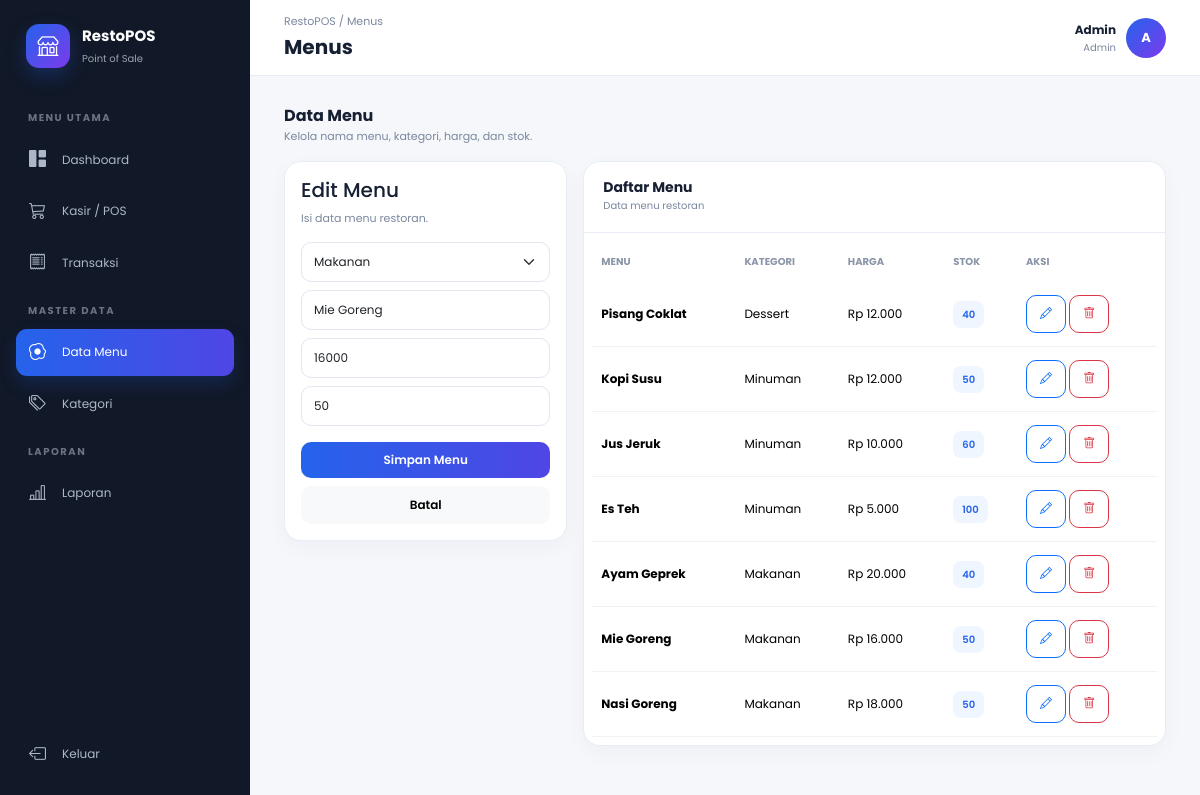
The page /menus.php?edit=2 (signed in) on the database its author committed.
### tables this page shows
CREATE TABLE menus (
 id BIGINT UNSIGNED AUTO_INCREMENT PRIMARY KEY,
 category_id BIGINT UNSIGNED NOT NULL,
 name VARCHAR(100) NOT NULL,
 price INT NOT NULL DEFAULT 0,
 stock INT NOT NULL DEFAULT 0,
 image VARCHAR(255) NULL,
 FOREIGN KEY (category_id) REFERENCES categories(id) ON DELETE CASCADE
);

CREATE TABLE categories (
 id BIGINT UNSIGNED AUTO_INCREMENT PRIMARY KEY,
 name VARCHAR(100) NOT NULL
);

### config.php (called while the page is built, shortened)
<?php
function rupiah($n){ return 'Rp '.number_format((int)$n,0,',','.'); }

### menus.php (the view)
<?php require 'config.php'; role(['admin']); if(isset($_GET['delete'])){$id=(int)$_GET['delete'];$conn->query("DELETE FROM menus WHERE id=$id");header('Location:menus.php');exit;}if($_SERVER['REQUEST_METHOD']==='POST'){$id=(int)($_POST['id']??0);$cat=(int)$_POST['category_id'];$name=trim($_POST['name']);$price=(int)$_POST['price'];$stock=(int)$_POST['stock'];if($id){$s=$conn->prepare("UPDATE menus SET category_id=?,name=?,price=?,stock=? WHERE id=?");$s->bind_param('isiii',$cat,$name,$price,$stock,$id);}else{$s=$conn->prepare("INSERT INTO menus(category_id,name,price,stock) VALUES(?,?,?,?)");$s->bind_param('isii',$cat,$name,$price,$stock);} $s->execute();header('Location:menus.php');exit;}$edit=null;if(isset($_GET['edit'])){$edit=$conn->query("SELECT * FROM menus WHERE id=".(int)$_GET['edit'])->fetch_assoc();}$cats=$conn->query("SELECT * FROM categories ORDER BY name");$menus=$conn->query("SELECT m.*,c.name category FROM menus m JOIN categories c ON c.id=m.category_id ORDER BY m.id DESC");include 'partials/header.php';?><div class="mb-3"><div class="section-title">Data Menu</div><div class="sub">Kelola nama menu, kategori, harga, dan stok.</div></div><div class="row g-3"><div class="col-lg-4"><div class="cardx p-3"><h5><?=$edit?'Edit':'Tambah'?> Menu</h5><div class="sub mb-3">Isi data menu restoran.</div><form method="post"><input type="hidden" name="id" value="<?=$edit['id']??0?>"><select name="category_id" class="form-select mb-2" required><?php while($c=$cats->fetch_assoc()):?><option value="<?=$c['id']?>" <?=isset($edit)&&$edit['category_id']==$c['id']?'selected':''?>><?=htmlspecialchars($c['name'])?></option><?php endwhile;?></select><input name="name" class="form-control mb-2" placeholder="Nama menu" value="<?=htmlspecialchars($edit['name']??'')?>" required><input name="price" type="number" class="form-control mb-2" placeholder="Harga" value="<?=$edit['price']??''?>" required><input name="stock" type="number" class="form-control mb-3" placeholder="Stok" value="<?=$edit['stock']??0?>" required><button class="btn btn-primary w-100">Simpan Menu</button><?php if($edit):?><a href="menus.php" class="btn btn-light w-100 mt-2">Batal</a><?php endif;?></form></div></div><div class="col-lg-8"><div class="cardx"><div class="card-head"><div><h5>Daftar Menu</h5><small>Data menu restoran</small></div></div><div class="table-responsive p-2"><table class="table mb-0"><thead><tr><th>MENU</th><th>KATEGORI</th><th>HARGA</th><th>STOK</th><th>AKSI</th></tr></thead><tbody><?php while($m=$menus->fetch_assoc()):?><tr><td><b><?=htmlspecialchars($m['name'])?></b></td><td><?=$m['category']?></td><td><?=rupiah($m['price'])?></td><td><span class="badge-soft"><?=$m['stock']?></span></td><td><a class="btn btn-sm btn-outline-primary" href="?edit=<?=$m['id']?>"><i class="bi bi-pencil"></i></a> <a class="btn btn-sm btn-outline-danger" href="?delete=<?=$m['id']?>" onclick="return confirm('Hapus menu?')"><i class="bi bi-trash"></i></a></td></tr><?php endwhile;?></tbody></table></div></div></div></div><?php include 'partials/footer.php';?>

### partials/header.php (style rules this page uses)
:root { --primary:#2563eb;--indigo:#4f46e5;--ink:#172033;--muted:#7b879d;--bg:#f5f7fb;--line:#e8edf5 }
* { box-sizing:border-box }
body { margin:0;background:var(--bg);color:var(--ink);font-family:Poppins,sans-serif;font-size:13px }
.cardx { background:#fff;border:1px solid var(--line);border-radius:17px;box-shadow:0 7px 22px #1e293b09 }
.card-head { padding:17px 19px;border-bottom:1px solid var(--line);display:flex;align-items:center;justify-content:space-between }
.card-head h5 { font-size:14px;font-weight:700;margin:0 }
.card-head small { font-size:10px;color:var(--muted) }
.form-control,.form-select { border-color:#e1e6ef;border-radius:10px;font-size:12px;padding:10px 12px }
.btn { border-radius:10px;font-size:12px;font-weight:600;padding:9px 13px }
.btn-primary { background:linear-gradient(90deg,var(--primary),var(--indigo));border:0 }
.table { font-size:12px }
.table th { font-size:10px;color:#8a95a8;border:0;padding:13px 9px }
.table td { padding:13px 9px;border-color:#f0f2f6;vertical-align:middle }
.badge-soft { background:#eff6ff;color:#2563eb;border-radius:8px;padding:6px 9px;font-size:10px;font-weight:600 }
.section-title { font-weight:700;font-size:16px }
.sub { font-size:11px;color:var(--muted) }

### rows shown on the page
menus: category_id "Makanan", name "Mie Goreng", price "16000", stock "50", category.name "Makanan", price "Rp 16.000"
menus: name "Pisang Coklat", category.name "Dessert", price "Rp 12.000", stock "40"
menus: name "Kopi Susu", category.name "Minuman", price "Rp 12.000", stock "50"
menus: name "Jus Jeruk", category.name "Minuman", price "Rp 10.000", stock "60"
menus: name "Es Teh", category.name "Minuman", price "Rp 5.000", stock "100"
menus: name "Ayam Geprek", category.name "Makanan", price "Rp 20.000", stock "40"
menus: name "Nasi Goreng", category.name "Makanan", price "Rp 18.000", stock "50"

### other values the page prints
pathinfo($page,PATHINFO_FILENAME) "Menus"
$name "Admin"
$role "Admin"
substr($name,0,1) "A"
